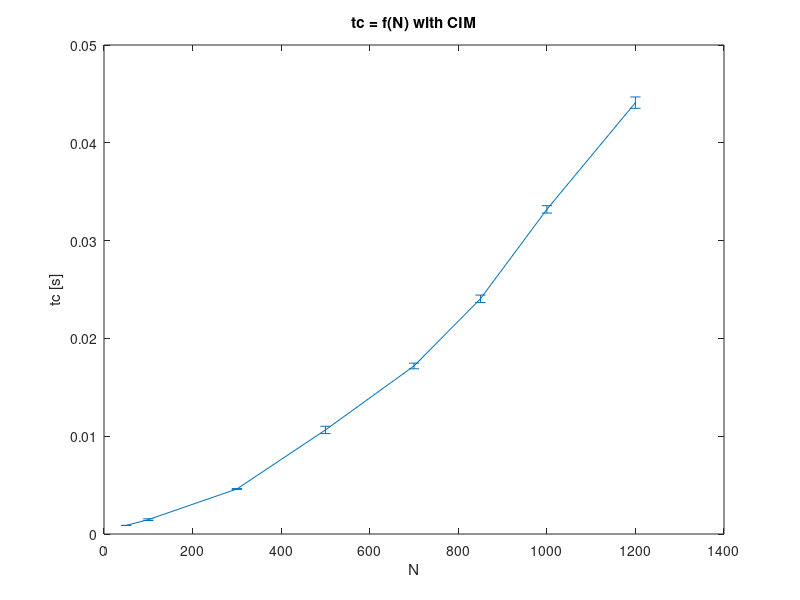
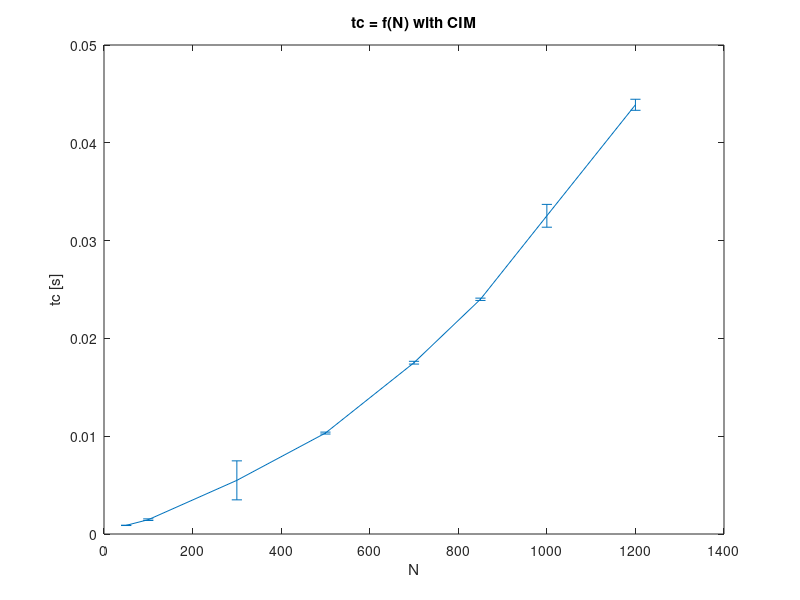
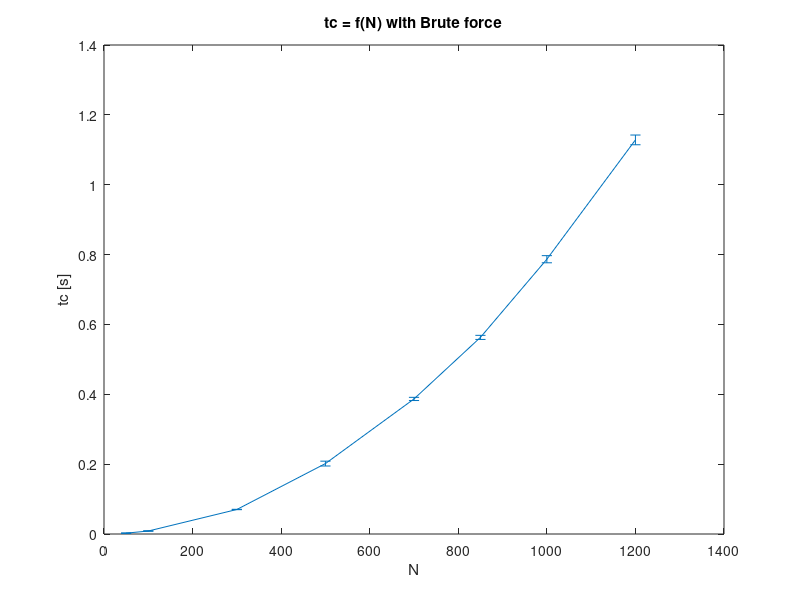
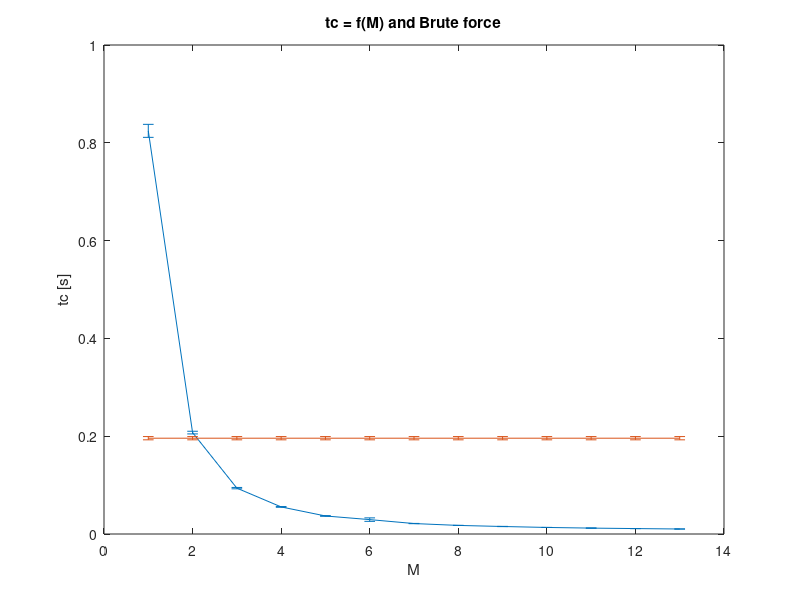

The MATLAB script that drew these images, in order:
# Take same M (M = 13, optimal?) with multiple N values.
# tc = f(N) With M = 13, periodic

N = 50;
# With same gen, optimal M = 13
times_50_onegen = [0.0008909702301025391, 0.0008757114410400391, 0.0008707046508789062, 0.0008814334869384766, 0.0008678436279296875];
# With different gens, optimal M = 13
times_50_multigen = [0.0008993148803710938, 0.0008730888366699219, 0.0008614063262939453, 0.0008833408355712891, 0.0009031295776367188];

N = 100;
# With same gen, optimal M = 13
times_100_onegen = [0.0014224052429199219, 0.0014274120330810547, 0.0014405250549316406, 0.0016224384307861328, 0.001422882080078125];
# With different gens, optimal M = 13
times_100_multigen = [0.0014376640319824219, 0.0014150142669677734, 0.0016105175018310547, 0.0014431476593017578, 0.0014188289642333984];

N = 300;
# With same gen, optimal M = 13
times_300_onegen = [0.004544496536254883, 0.004578590393066406, 0.004629611968994141, 0.004652261734008789, 0.004610300064086914];
# With different gens, optimal M = 13
times_300_multigen = [0.004681587219238281, 0.004517316818237305, 0.004582405090332031, 0.00459742546081543, 0.009050369262695312];

N = 500;
# With same gen, optimal M = 13
times_500_onegen = [0.010730504989624023, 0.010476350784301758, 0.011175870895385742, 0.010155677795410156, 0.010667085647583008];
# With different gens, optimal M = 13
times_500_multigen = [0.010246515274047852, 0.010392427444458008, 0.010454177856445312, 0.010222673416137695, 0.010287284851074219];

N = 700;
# With same gen, optimal M = 13
times_700_onegen = [0.016996383666992188, 0.017058134078979492, 0.017076492309570312, 0.017075538635253906, 0.017700672149658203];
# With different gens, optimal M = 13
times_700_multigen = [0.017558813095092773, 0.017472267150878906, 0.017743349075317383, 0.01739788055419922, 0.017412424087524414];

N = 850;
# With same gen, optimal M = 13
times_850_onegen = [0.024135828018188477, 0.0236508846282959, 0.02434992790222168, 0.02445673942565918, 0.02364969253540039];
# With different gens, optimal M = 13
times_850_multigen = [0.024128437042236328, 0.023890256881713867, 0.023960590362548828, 0.023895740509033203, 0.02412271499633789];

N = 1000;
# With same gen, optimal M = 13
times_1000_onegen = [0.03317117691040039, 0.033503055572509766, 0.03279733657836914, 0.03285408020019531, 0.03364157676696777];
# With different gens, optimal M = 13
times_1000_multigen = [0.032028913497924805, 0.032148122787475586, 0.032517194747924805, 0.03147411346435547, 0.03451371192932129];

N = 1200;
# With same gen, optimal M = 13
times_1200_onegen = [0.04375171661376953, 0.04347562789916992, 0.04407238960266113, 0.044231414794921875, 0.04500436782836914];
# With different gens, optimal M = 13
times_1200_multigen = [0.04444479942321777, 0.044365644454956055, 0.04319405555725098, 0.04403376579284668, 0.04340219497680664];

figure('name', "Execution time with M = 13 (optimal M), periodic - One generator")
x_list = [50, 100, 300, 500, 700, 850, 1000, 1200];
y_list = [mean(times_50_onegen), mean(times_100_onegen), mean(times_300_onegen), mean(times_500_onegen), mean(times_700_onegen), mean(times_850_onegen), mean(times_1000_onegen), mean(times_1200_onegen)];
delta_y_list = [std(times_50_onegen), std(times_100_onegen), std(times_300_onegen), std(times_500_onegen), std(times_700_onegen), std(times_850_onegen), std(times_1000_onegen), std(times_1200_onegen)];
errorbar(x_list, y_list, delta_y_list)
title("tc = f(N) with CIM");
xlabel("N");
ylabel("tc [s]");

figure('name', "Execution time with M = 13 (optimal M), periodic - Multiple generators")
y_list = [mean(times_50_multigen), mean(times_100_multigen), mean(times_300_multigen), mean(times_500_multigen), mean(times_700_multigen), mean(times_850_multigen), mean(times_1000_multigen), mean(times_1200_multigen)];
delta_y_list = [std(times_50_multigen), std(times_100_multigen), std(times_300_multigen), std(times_500_multigen), std(times_700_multigen), std(times_850_multigen), std(times_1000_multigen), std(times_1200_multigen)];
errorbar(x_list, y_list, delta_y_list)
title("tc = f(N) with CIM");
xlabel("N");
ylabel("tc [s]");

############################################################################################################
# Brute force with multiple N values.
# tc = f(N) With Brute force, periodic
N = 50;
# With same gen, Brute force
times_50_onegen = [0.002116680145263672, 0.0020987987518310547, 0.0020804405212402344, 0.002104520797729492, 0.0038475990295410156];

N = 100;
# With same gen, Brute force
times_100_onegen = [0.008200883865356445, 0.007828950881958008, 0.008628129959106445, 0.009889602661132812, 0.008105993270874023];

N = 300;
# With same gen, Brute force
times_300_onegen = [0.07070589065551758, 0.07041120529174805, 0.06978416442871094, 0.07054686546325684, 0.06952381134033203];

N = 500;
# With same gen, Brute force
times_500_onegen = [0.19370412826538086, 0.20225119590759277, 0.19970417022705078, 0.2126481533050537, 0.19982004165649414];

N = 700;
# With same gen, Brute force
times_700_onegen = [0.38848400115966797, 0.38538289070129395, 0.3838827610015869, 0.3936727046966553, 0.38204193115234375];

N = 850;
# With same gen, Brute force
times_850_onegen = [0.5614995956420898, 0.5659666061401367, 0.5713565349578857, 0.5593080520629883, 0.5564234256744385];

N = 1000;
# With same gen, Brute force
times_1000_onegen = [0.7806813716888428, 0.7983365058898926, 0.7735497951507568, 0.7951874732971191, 0.7857296466827393];

N = 1200;
# With same gen, Brute force
times_1200_onegen = [1.1155602931976318, 1.1370282173156738, 1.1342308521270752, 1.11159348487854, 1.1432347297668457];

figure('name', "Execution time with Brute Force, periodic - One generator")
x_list = [50, 100, 300, 500, 700, 850, 1000, 1200];
y_list = [mean(times_50_onegen), mean(times_100_onegen), mean(times_300_onegen), mean(times_500_onegen), mean(times_700_onegen), mean(times_850_onegen), mean(times_1000_onegen), mean(times_1200_onegen)];
delta_y_list = [std(times_50_onegen), std(times_100_onegen), std(times_300_onegen), std(times_500_onegen), std(times_700_onegen), std(times_850_onegen), std(times_1000_onegen), std(times_1200_onegen)];
errorbar(x_list, y_list, delta_y_list)
title("tc = f(N) with Brute force");
xlabel("N");
ylabel("tc [s]");

############################################################################################################
# Take multiple M + brute force with one N value.
# tc = f(M x M) With N = 500. M <= 13 because of condition
# Using onegen, same data for ALL, as previous results show similar values with more deviation
N = 500;

M = 0; # -> Brute force
# With same gen, brute force, periodic
times_brute_force_periodic = [0.19889497756958008, 0.19408798217773438, 0.20011138916015625, 0.19349455833435059, 0.19299840927124023];
# With same gen, brute force, not periodic
times_brute_force_not_periodic = [0.11092138290405273, 0.0983891487121582, 0.09909868240356445, 0.10026693344116211, 0.10122132301330566];

M = 1; # -> CIM
# With same gen, M = 1, periodic
times_m_1_periodic = [0.8223366737365723, 0.8115754127502441, 0.8365035057067871, 0.8398253917694092, 0.8119661808013916];
# With same gen, M = 1, not periodic
times_m_1_not_periodic = [0.09274649620056152, 0.09283280372619629, 0.09365391731262207, 0.09128308296203613, 0.09389281272888184];

M = 2; # -> CIM
# With same gen, CIM, periodic
times_m_2_periodic = [0.21058106422424316, 0.2094871997833252, 0.20670080184936523, 0.2036740779876709, 0.20656228065490723];
# With same gen, CIM, not periodic
times_m_2_not_periodic = [0.09002804756164551, 0.09160828590393066, 0.09143590927124023, 0.09331846237182617, 0.09473657608032227];

M = 3; # -> CIM
# With same gen, CIM, periodic
times_m_3_periodic = [0.09558415412902832, 0.09435033798217773, 0.09325647354125977, 0.09183645248413086, 0.09398698806762695];
# With same gen, CIM, not periodic
times_m_3_not_periodic = [0.056928396224975586, 0.05698084831237793, 0.05565452575683594, 0.05767059326171875, 0.05806374549865723];

M = 4; # -> CIM
# With same gen, CIM, periodic
times_m_4_periodic = [0.05635428428649902, 0.05556130409240723, 0.05450034141540527, 0.05563187599182129, 0.05490565299987793];
# With same gen, CIM, not periodic
times_m_4_not_periodic = [0.03940296173095703, 0.05025815963745117, 0.039886474609375, 0.03973722457885742, 0.03862261772155762];

M = 5; # -> CIM
# With same gen, CIM, periodic
times_m_5_periodic = [0.03757786750793457, 0.037201642990112305, 0.0358884334564209, 0.036989450454711914, 0.0367279052734375];
# With same gen, CIM, not periodic
times_m_5_not_periodic = [0.02844524383544922, 0.028493165969848633, 0.028018712997436523, 0.028220176696777344, 0.027840137481689453];

M = 6; # -> CIM
# With same gen, CIM, periodic
times_m_6_periodic = [0.027626991271972656, 0.02696967124938965, 0.02745962142944336, 0.0355219841003418, 0.029555320739746094];
# With same gen, CIM, not periodic
times_m_6_not_periodic = [0.0222628116607666, 0.02191781997680664, 0.02219390869140625, 0.023232698440551758, 0.022458314895629883];

M = 7; # -> CIM
# With same gen, CIM, periodic
times_m_7_periodic = [0.02096390724182129, 0.02130913734436035, 0.021642446517944336, 0.021495342254638672, 0.02151656150817871];
# With same gen, CIM, not periodic
times_m_7_not_periodic = [0.018856525421142578, 0.018410444259643555, 0.018358230590820312, 0.01794910430908203, 0.018154382705688477];

M = 8; # -> CIM
# With same gen, CIM, periodic
times_m_8_periodic = [0.017429113388061523, 0.017597198486328125, 0.0174257755279541, 0.017510652542114258, 0.017881155014038086];
# With same gen, CIM, not periodic
times_m_8_not_periodic = [0.015518903732299805, 0.015516519546508789, 0.015839338302612305, 0.01580977439880371, 0.015748023986816406];

M = 9; # -> CIM
# With same gen, CIM, periodic
times_m_9_periodic = [0.015110015869140625, 0.015326738357543945, 0.015321969985961914, 0.015766620635986328, 0.015229463577270508];
# With same gen, CIM, not periodic
times_m_9_not_periodic = [0.013553857803344727, 0.014635324478149414, 0.01354217529296875, 0.013753890991210938, 0.013668060302734375];

M = 10; # -> CIM
# With same gen, CIM, periodic
times_m_10_periodic = [0.01323699951171875, 0.013377189636230469, 0.013496637344360352, 0.01339268684387207, 0.013511896133422852];
# With same gen, CIM, not periodic
times_m_10_not_periodic = [0.011973857879638672, 0.011807918548583984, 0.012198209762573242, 0.012400627136230469, 0.01229715347290039];

M = 11; # -> CIM
# With same gen, CIM, periodic
times_m_11_periodic = [0.012019157409667969, 0.011816978454589844, 0.012233495712280273, 0.012086868286132812, 0.01212763786315918];
# With same gen, CIM, not periodic
times_m_11_not_periodic = [0.011103630065917969, 0.011066198348999023, 0.011237144470214844, 0.011023521423339844, 0.01092219352722168];

M = 12; # -> CIM
# With same gen, CIM, periodic
times_m_12_periodic = [0.011100530624389648, 0.011074542999267578, 0.010995626449584961, 0.01102447509765625, 0.011321067810058594];
# With same gen, CIM, not periodic
times_m_12_not_periodic = [0.010273933410644531, 0.01017618179321289, 0.010204553604125977, 0.010076761245727539, 0.010517120361328125];

M = 13; # -> CIM
# With same gen, CIM, periodic
times_m_13_periodic = [0.010181188583374023, 0.010443687438964844, 0.010122060775756836, 0.010092735290527344, 0.010295629501342773];
# With same gen, CIM, not periodic
times_m_13_not_periodic = [0.009809255599975586, 0.009679794311523438, 0.009540319442749023, 0.01059722900390625, 0.009660005569458008];

figure('name', "Execution time with N = 500, d=1.25 - Periodic active")
x_list = [1, 2, 3, 4, 5, 6, 7, 8, 9, 10, 11, 12, 13];
y_list = [mean(times_m_1_periodic), mean(times_m_2_periodic), mean(times_m_3_periodic), mean(times_m_4_periodic), mean(times_m_5_periodic), mean(times_m_6_periodic), mean(times_m_7_periodic), mean(times_m_8_periodic), mean(times_m_9_periodic), mean(times_m_10_periodic), mean(times_m_11_periodic), mean(times_m_12_periodic), mean(times_m_13_periodic)];
delta_y_list = [std(times_m_1_periodic), std(times_m_2_periodic), std(times_m_3_periodic), std(times_m_4_periodic), std(times_m_5_periodic), std(times_m_6_periodic), std(times_m_7_periodic), std(times_m_8_periodic), std(times_m_9_periodic), std(times_m_10_periodic), std(times_m_11_periodic), std(times_m_12_periodic), std(times_m_13_periodic)];
errorbar(x_list, y_list, delta_y_list)
title("tc = f(M) and Brute force");
xlabel("M");
ylabel("tc [s]");
hold on
errorbar(x_list, repmat(mean(times_brute_force_periodic), 1, 13), repmat(std(times_brute_force_periodic), 1, 13))
hold off

figure('name', "Execution time with N = 500, d=1.25 - Periodic INactive")
y_list = [mean(times_m_1_not_periodic), mean(times_m_2_not_periodic), mean(times_m_3_not_periodic), mean(times_m_4_not_periodic), mean(times_m_5_not_periodic), mean(times_m_6_not_periodic), mean(times_m_7_not_periodic), mean(times_m_8_not_periodic), mean(times_m_9_not_periodic), mean(times_m_10_not_periodic), mean(times_m_11_not_periodic), mean(times_m_12_not_periodic), mean(times_m_13_not_periodic)];
delta_y_list = [std(times_m_1_not_periodic), std(times_m_2_not_periodic), std(times_m_3_not_periodic), std(times_m_4_not_periodic), std(times_m_5_not_periodic), std(times_m_6_not_periodic), std(times_m_7_not_periodic), std(times_m_8_not_periodic), std(times_m_9_not_periodic), std(times_m_10_not_periodic), std(times_m_11_not_periodic), std(times_m_12_not_periodic), std(times_m_13_not_periodic)];
errorbar(x_list, y_list, delta_y_list)
title("tc = f(M) and Brute force");
xlabel("M");
ylabel("tc [s]");
hold on
errorbar(x_list, repmat(mean(times_brute_force_not_periodic), 1, 13), repmat(std(times_brute_force_not_periodic), 1, 13))
hold off

############################################################################################################
# Take some M another N value.
# tc = f(M x M) With N = 1000. M <= 13 because of condition
# Using onegen, same data for ALL, as previous results show similar values with more deviation
N = 1000;

M = 2; # -> CIM
# With same gen, CIM, periodic
times_m_2_periodic = [0.8330726623535156, 0.8850812911987305, 0.8320260047912598, 0.8356661796569824, 0.8252713680267334];
# With same gen, CIM, not periodic
times_m_2_not_periodic = [0.3695342540740967, 0.376056432723999, 0.3771860599517822, 0.36344337463378906, 0.3791849613189697];

M = 5; # -> CIM
# With same gen, CIM, periodic
times_m_5_periodic = [0.14080810546875, 0.13909554481506348, 0.14325523376464844, 0.14111709594726562, 0.14478802680969238];
# With same gen, CIM, not periodic
times_m_5_not_periodic = [0.11115145683288574, 0.11257171630859375, 0.11686468124389648, 0.10946917533874512, 0.11298203468322754];

M = 8; # -> CIM
# With same gen, CIM, periodic
times_m_8_periodic = [0.06317996978759766, 0.06237983703613281, 0.06258487701416016, 0.06301450729370117, 0.06225132942199707];
# With same gen, CIM, not periodic
times_m_8_not_periodic = [0.05402517318725586, 0.05427074432373047, 0.05423927307128906, 0.054076433181762695, 0.05269312858581543];

M = 10; # -> CIM
# With same gen, CIM, periodic
times_m_10_periodic = [0.043503761291503906, 0.04454970359802246, 0.0451204776763916, 0.045270442962646484, 0.04576230049133301];
# With same gen, CIM, not periodic
times_m_10_not_periodic = [0.038770198822021484, 0.03910636901855469, 0.03928208351135254, 0.03941631317138672, 0.03973841667175293];

M = 13; # -> CIM
# With same gen, CIM, periodic
times_m_13_periodic = [0.03107142448425293, 0.03802180290222168, 0.03125643730163574, 0.03195452690124512, 0.03169870376586914];
# With same gen, CIM, not periodic
times_m_13_not_periodic = [0.028035402297973633, 0.0281064510345459, 0.028543949127197266, 0.02826094627380371, 0.028365373611450195];

figure('name', "Execution time with N = 1000, d=2.5 - Periodic active")
x_list = [2, 5, 8, 10, 13];
y_list = [mean(times_m_2_periodic), mean(times_m_5_periodic), mean(times_m_8_periodic), mean(times_m_10_periodic), mean(times_m_13_periodic)];
delta_y_list = [std(times_m_2_periodic), std(times_m_5_periodic), std(times_m_8_periodic), std(times_m_10_periodic), std(times_m_13_periodic)];
errorbar(x_list, y_list, delta_y_list)
title("tc = f(M)");
xlabel("M");
ylabel("tc [s]");

figure('name', "Execution time with N = 1000, d=2.5 - Periodic INactive")
y_list = [mean(times_m_2_not_periodic), mean(times_m_5_not_periodic), mean(times_m_8_not_periodic), mean(times_m_10_not_periodic), mean(times_m_13_not_periodic)];
delta_y_list = [std(times_m_2_not_periodic), std(times_m_5_not_periodic), std(times_m_8_not_periodic), std(times_m_10_not_periodic), std(times_m_13_not_periodic)];
errorbar(x_list, y_list, delta_y_list)
title("tc = f(M)");
xlabel("M");
ylabel("tc [s]");

############################################################################################################
# Take some M another N value.
# tc = f(M x M) With N = 200. M <= 13 because of condition
# Using onegen, same data for ALL, as previous results show similar values with more deviation
N = 200;

M = 2; # -> CIM
# With same gen, CIM, periodic
times_m_2_periodic = [0.03507494926452637, 0.034348487854003906, 0.03500676155090332, 0.033965110778808594, 0.034429073333740234];
# With same gen, CIM, not periodic
times_m_2_not_periodic = [0.01528477668762207, 0.01559305191040039, 0.015216588973999023, 0.015537500381469727, 0.015052556991577148];

M = 5; # -> CIM
# With same gen, CIM, periodic
times_m_5_periodic = [0.006663084030151367, 0.006910562515258789, 0.0067784786224365234, 0.006922006607055664, 0.0069522857666015625];
# With same gen, CIM, not periodic
times_m_5_not_periodic = [0.0054721832275390625, 0.005264997482299805, 0.0052721500396728516, 0.005248069763183594, 0.005315303802490234];

M = 8; # -> CIM
# With same gen, CIM, periodic
times_m_8_periodic = [0.0039348602294921875, 0.0037217140197753906, 0.003806591033935547, 0.0038344860076904297, 0.003838062286376953];
# With same gen, CIM, not periodic
times_m_8_not_periodic = [0.003251314163208008, 0.0032062530517578125, 0.0033006668090820312, 0.003279447555541992, 0.0032389163970947266];

M = 10; # -> CIM
# With same gen, CIM, periodic
times_m_10_periodic = [0.003107309341430664, 0.0031120777130126953, 0.003159046173095703, 0.0031626224517822266, 0.0031456947326660156];
# With same gen, CIM, not periodic
times_m_10_not_periodic = [0.002801179885864258, 0.0028984546661376953, 0.0029196739196777344, 0.0028162002563476562, 0.0028438568115234375];

M = 13; # -> CIM
# With same gen, CIM, periodic
times_m_13_periodic = [0.0027577877044677734, 0.0027942657470703125, 0.0027799606323242188, 0.0027005672454833984, 0.0027360916137695312];
# With same gen, CIM, not periodic
times_m_13_not_periodic = [0.0025818347930908203, 0.002571582794189453, 0.0025751590728759766, 0.002593994140625, 0.0026798248291015625];

figure('name', "Execution time with N = 200, d=0.5 - Periodic active")
x_list = [2, 5, 8, 10, 13];
y_list = [mean(times_m_2_periodic), mean(times_m_5_periodic), mean(times_m_8_periodic), mean(times_m_10_periodic), mean(times_m_13_periodic)];
delta_y_list = [std(times_m_2_periodic), std(times_m_5_periodic), std(times_m_8_periodic), std(times_m_10_periodic), std(times_m_13_periodic)];
errorbar(x_list, y_list, delta_y_list)
title("tc = f(M)");
xlabel("M");
ylabel("tc [s]");

figure('name', "Execution time with N = 200, d=0.5 - Periodic INactive")
y_list = [mean(times_m_2_not_periodic), mean(times_m_5_not_periodic), mean(times_m_8_not_periodic), mean(times_m_10_not_periodic), mean(times_m_13_not_periodic)];
delta_y_list = [std(times_m_2_not_periodic), std(times_m_5_not_periodic), std(times_m_8_not_periodic), std(times_m_10_not_periodic), std(times_m_13_not_periodic)];
errorbar(x_list, y_list, delta_y_list)
title("tc = f(M)");
xlabel("M");
ylabel("tc [s]");